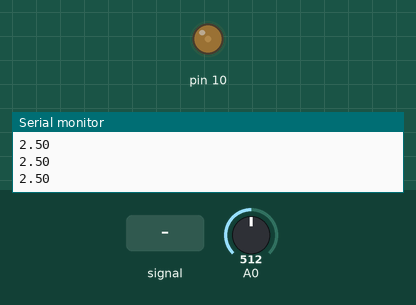
This sketch was run on a simulated Arduino Uno, built with avr-gcc and run on an emulated ATmega328P. Shown: output pins drawn as LEDs (lit = HIGH), the last lines printed to the serial monitor. Inputs (shaded band) come from the test bench; at power-on: A0 = 512.

Above: at 1.26 s.
1.3 s: A0 set to 716
At 2.46 s:
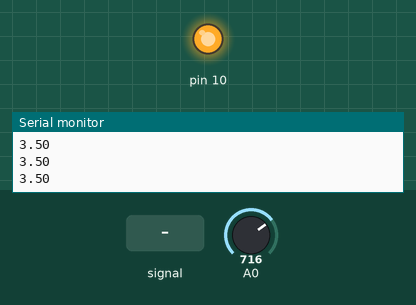
4.3 s: A0 fed a 200 Hz sine of ±255 counts around its level
At 4.38 s:
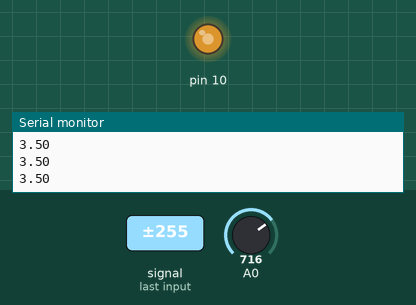
7.3 s: A0 fed a 2 Hz sine of ±306 counts around its level
10.3 s: A0 set to 900
At 10.75 s:
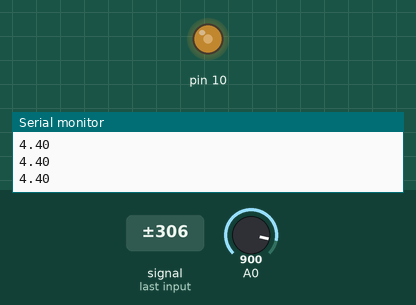
Timing chart, 0 to 14.3 s (numbered marks = the images above; inputs shaded):
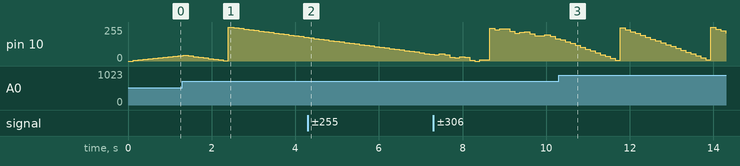

The sketch:

voltage_pid.ino
```cpp
const float Target=3;//目標電圧
const float Kp=10;//比例ゲイン
const float Ki=0;//積分ゲイン
const float Kd=0.1;//微分ゲイン

float x;
float dt;
float pretime;//過去時間
float P, I, D, preP;
char buf[100];
uint8_t duty;

uint8_t a;
uint8_t b;

void setup() {
  Serial.begin(115200);
  pinMode(10, OUTPUT);

}

void loop() {
  analogWrite(10, duty);
  for(int i=0;i<1000;i++){
  x+=analogRead(A0);
  }
  x=5*x/1000/1023;


  dt =(micros() - pretime)/1000000;
  pretime = micros();
  P=Target-x;
  I+=P*dt;
  D=(P-preP)/dt;
  preP=P;

  duty+= Kp*P+Kd*D+Ki*I;

  Serial.println(x);

}
```

Measured:
- by itself, pin 10: ramps from 254/255 to 6/255 and jumps back, once every 2.2 s
